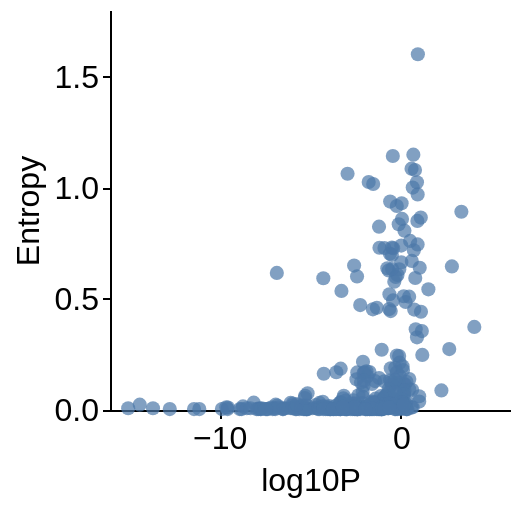

The notebook cell this image was saved under:
### Code cell
# altair scatter plot of dN/dS vs. entropy
scatter = alt.Chart(merged_df).mark_circle(size=50).encode(
    x=alt.X('log10P', title='log10P'),
    y=alt.Y('entropy', title='Entropy'),
    tooltip=['site', 'dN/dS', 'alpha', 'beta', 'entropy', 'log10P']
).properties(
    width=200,
    height=200,
)
scatter.display()

### Figure 1 — Vega-Lite specification as saved in the notebook (floating-point values rounded to 4 significant figures; data arrays with more than 128 entries replaced by an {"elided": "..."} marker saying what was removed)
{"config": {"background": "white", "title": {"fontSize": 20, "fontWeight": "normal", "font": "Helvetica", "anchor": "start", "color": "#000000", "orient": "top", "offset": 5, "subtitleColor": "gray", "subtitleFont": "Helvetica", "subtitleFontWeight": "normal", "subtitleFontSize": 18, "subtitlePadding": 2}, "axis": {"domain": true, "domainColor": "black", "domainWidth": 1, "grid": false, "gridColor": "#DEDDDD", "gridWidth": 0.5, "labelFont": "Helvetica", "labelFontSize": 16, "labelFlush": false, "labelFontWeight": "normal", "labelPadding": 2, "tickColor": "black", "tickSize": 4, "tickCount": 3, "tickWidth": 1, "titleFont": "Helvetica", "titleAlign": "center", "titleFontWeight": "normal", "titleFontSize": 16, "titlePadding": 5}, "legend": {"labelFont": "Helvetica", "labelFontSize": 16, "symbolSize": 100, "titleFont": "Helvetica", "titleFontSize": 16, "titleFontWeight": "normal", "padding": 5, "titleLimit": 200, "gradientLength": 100}, "range": {"category": ["#4e79a7", "#f28e2c", "#e15759", "#76b7b2", "#59a14f", "#edc949", "#af7aa1", "#ff9da7", "#9c755f", "#bab0ab"], "diverging": ["#c7e9b4", "#7fcdbb", "#41b6c4", "#1d91c0", "#225ea8", "#253494"]}, "view": {"stroke": "white", "strokeWidth": 0}, "text": {"font": "Helvetica", "fontSize": 16}}, "data": {"name": "data-1051d7309c79650f63c4d75060fa8a90"}, "mark": {"type": "circle", "size": 50}, "encoding": {"tooltip": [{"field": "site", "type": "quantitative"}, {"field": "dN/dS", "type": "quantitative"}, {"field": "alpha", "type": "quantitative"}, {"field": "beta", "type": "quantitative"}, {"field": "entropy", "type": "quantitative"}, {"field": "log10P", "type": "quantitative"}], "x": {"field": "log10P", "title": "log10P", "type": "quantitative"}, "y": {"field": "entropy", "title": "Entropy", "type": "quantitative"}}, "height": 200, "width": 200, "$schema": "https://vega.github.io/schema/vega-lite/v5.16.3.json", "datasets": {"data-1051d7309c79650f63c4d75060fa8a90": {"elided": "566 records"}}}
